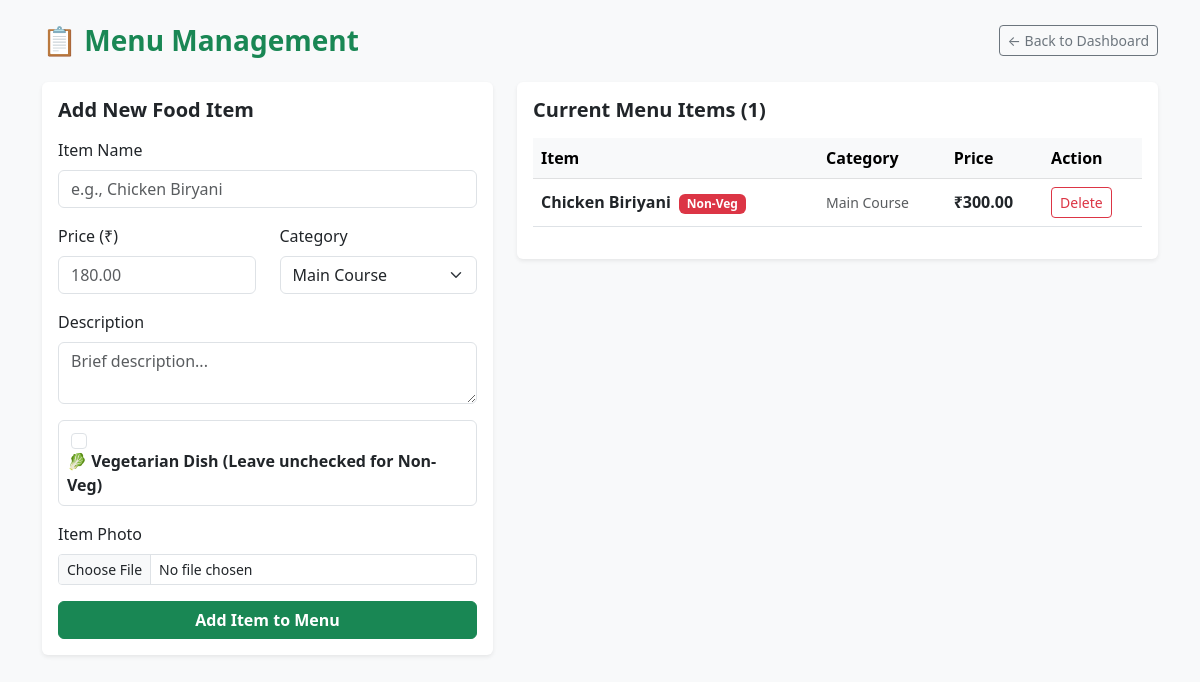
Screenshot of /partner/menu/ (signed in) with the database file from the repository.
### restaurants/models.py (models this page shows, shortened)
class MenuItem(models.Model):
    CATEGORY_CHOICES = [
        ('starters', 'Starters / Appetizers'),
        ('main_course', 'Main Course'),
        ('beverages', 'Beverages'),
        ('desserts', 'Desserts'),
        ('snacks', 'Snacks'),
    ]
    restaurant = models.ForeignKey(Restaurant, on_delete=models.CASCADE, related_name='menu_items')
    name = models.CharField(max_length=200)
    description = models.TextField(blank=True)
    price = models.DecimalField(max_digits=8, decimal_places=2)
    category = models.CharField(max_length=50, choices=CATEGORY_CHOICES, default='main_course')
    image = models.ImageField(upload_to='menu_items/', blank=True, null=True)
    is_available = models.BooleanField(default=True)
    is_veg = models.BooleanField(default=False)

### restaurants/views.py (the view, shortened to what this page needs)
# urls.py: path('partner/menu/', views.manage_menu_view, name='manage_menu'),
@login_required
def manage_menu_view(request):
    try:
        restaurant = Restaurant.objects.get(user=request.user)
    except Restaurant.DoesNotExist:
        messages.error(request, "Restaurant profile not found.")
        return redirect('partner_dashboard')
    items = MenuItem.objects.filter(restaurant=restaurant)
    return render(request, 'restaurants/manage_menu.html', {'restaurant': restaurant, 'items': items})

### templates/restaurants/manage_menu.html (shortened to what this page needs)
<!DOCTYPE html>
<html lang="en">
<head>
    <link href="https://cdn.jsdelivr.net/npm/bootstrap@5.3.0/dist/css/bootstrap.min.css" rel="stylesheet">
</head>
<body class="bg-light py-4">
    <div class="container">
        <div class="d-flex justify-content-between align-items-center mb-4">
            <h3 class="fw-bold text-success m-0">📋 Menu Management</h3>
            <a href="{% url 'partner_dashboard' %}" class="btn btn-outline-secondary btn-sm">← Back to Dashboard</a>
        </div>
        <div class="row">
            <div class="col-md-5 mb-4">
                <div class="card shadow-sm border-0 p-3">
                    <h5 class="fw-bold mb-3">Add New Food Item</h5>
                    <form method="POST" enctype="multipart/form-data">
                        <div class="mb-3">
                            <label class="form-label">Item Name</label>
                            <input type="text" name="name" class="form-control" placeholder="e.g., Chicken Biryani" required>
                        </div>
                        <div class="row">
                            <div class="col-md-6 mb-3">
                                <label class="form-label">Price (₹)</label>
                                <input type="number" step="0.01" name="price" class="form-control" placeholder="180.00" required>
                            </div>
                            <div class="col-md-6 mb-3">
                                <label class="form-label">Category</label>
                                <select name="category" class="form-select">
                                    <option value="main_course" selected>Main Course</option>
                                </select>
                            </div>
                        </div>
                        <div class="mb-3">
                            <label class="form-label">Description</label>
                            <textarea name="description" class="form-control" rows="2" placeholder="Brief description..."></textarea>
                        </div>
                        <div class="mb-3 form-check bg-white p-2 border rounded">
                            <input type="checkbox" name="is_veg" id="is_veg" class="form-check-input ms-1 me-2">
                            <label for="is_veg" class="form-check-label fw-semibold text-dark">🥬 Vegetarian Dish (Leave unchecked for Non-Veg)</label>
                        </div>
                        <div class="mb-3">
                            <label class="form-label">Item Photo</label>
                            <input type="file" name="image" class="form-control form-control-sm">
                        </div>
                        <button type="submit" class="btn btn-success w-100 fw-bold">Add Item to Menu</button>
                    </form>
                </div>
            </div>
            <div class="col-md-7">
                <div class="card shadow-sm border-0 p-3">
                    <h5 class="fw-bold mb-3">Current Menu Items ({{ items.count }})</h5>
                    {% if items %}
                        <div class="table-responsive">
                            <table class="table table-hover align-middle">
                                <thead class="table-light">
                                    <tr>
                                        <th>Item</th>
                                        <th>Category</th>
                                        <th>Price</th>
                                        <th>Action</th>
                                    </tr>
                                </thead>
                                <tbody>
                                    {% for item in items %}
                                        <tr>
                                            <td>
                                                <span class="fw-bold">{{ item.name }}</span>
                                                {% if item.is_veg %}
                                                    <span class="badge bg-success small ms-1">Veg</span>
                                                {% else %}
                                                    <span class="badge bg-danger small ms-1">Non-Veg</span>
                                                {% endif %}
                                            </td>
                                            <td class="text-capitalize text-muted small">{{ item.get_category_display }}</td>
                                            <td class="fw-bold">₹{{ item.price }}</td>
                                            <td>
                                                <a href="{% url 'delete_menu_item' item.id %}" class="btn btn-outline-danger btn-sm" onclick="return confirm('Delete {{ item.name }}?')">Delete</a>
                                            </td>
                                        </tr>
                                    {% endfor %}
                                </tbody>
                            </table>
                        </div>
                    {% else %}
                        <p class="text-muted text-center py-4">No menu items added yet. Use the form on the left to add items.</p>
                    {% endif %}
                </div>
            </div>
        </div>
    </div>
</body>
</html>

### rows the page displays
MenuItem: name "Chicken Biriyani", is_veg "Non-Veg", category "Main Course", price "300.00"

### other values shown
{{ items.count }} "1"
